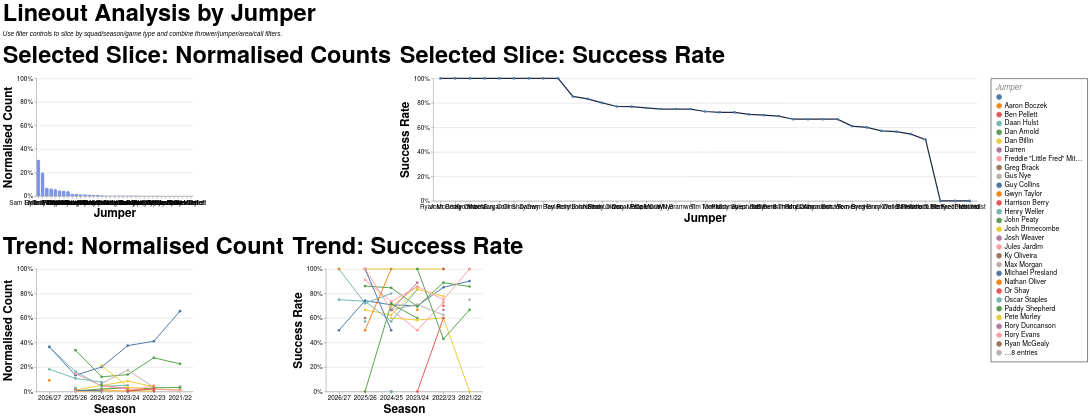

The specification (Vega-Lite) saved for this image:
### Vega-Lite specification from a JSON file in a GitHub repository (floating-point values rounded to 4 significant figures; data arrays with more than 128 entries replaced by an {"elided": "..."} marker saying what was removed)
{"config": {"axis": {"labelFont": "PT Sans Narrow, Helvetica Neue, Helvetica, Arial, sans-serif", "titleFont": "PT Sans Narrow, Helvetica Neue, Helvetica, Arial, sans-serif", "labelFontSize": 13, "titleFontSize": 24, "gridColor": "#202947", "gridOpacity": 0.2, "zindex": 1}, "text": {"font": "Lato, sans-serif"}, "bar": {"cornerRadiusEnd": 5}, "header": {"labelFont": "PT Sans Narrow, Helvetica Neue, Helvetica, Arial, sans-serif", "titleFont": "PT Sans Narrow, Helvetica Neue, Helvetica, Arial, sans-serif", "labelFontSize": 24, "titleFontSize": 28, "labelFontWeight": "bold", "orient": "left"}, "legend": {"labelFont": "PT Sans Narrow, Helvetica Neue, Helvetica, Arial, sans-serif", "titleFont": "PT Sans Narrow, Helvetica Neue, Helvetica, Arial, sans-serif", "labelFontSize": 14, "titleFontSize": 16, "titlePadding": 5, "fillColor": "white", "strokeColor": "black", "padding": 10, "titleFontWeight": "lighter", "titleFontStyle": "italic", "titleColor": "gray", "offset": 10}, "title": {"font": "PT Sans Narrow, Helvetica Neue, Helvetica, Arial, sans-serif", "fontSize": 48, "fontWeight": "bold", "anchor": "start", "align": "center", "titlePadding": 20, "subtitlePadding": 10, "subtitleFontSize": 13, "subtitleColor": "", "subtitleFontStyle": "italic", "offset": 15, "color": "black"}, "axisX": {"labelAngle": 0}, "facet": {"title": null, "header": null, "align": {"row": "each", "column": "each"}, "spacing": 10}, "resolve": {"scale": {"y": "independent", "facet": "independent"}}, "background": "transparent", "scale": {"offsetBandPaddingOuter": 0.2, "offsetBandPaddingInner": 0.1}, "view": {"stroke": null, "background": "transparent"}}, "vconcat": [{"hconcat": [{"mark": {"type": "bar", "color": "#7d96e8"}, "encoding": {"tooltip": [{"field": "jumper", "title": "Jumper", "type": "nominal"}, {"field": "attempts", "format": ",.0f", "title": "Lineouts", "type": "quantitative"}, {"field": "share", "format": ".1%", "title": "Normalised Count", "type": "quantitative"}], "x": {"field": "jumper", "sort": "-y", "title": "Jumper", "type": "nominal"}, "y": {"axis": {"format": "%"}, "field": "share", "scale": {"domain": [0, 1]}, "title": "Normalised Count", "type": "quantitative"}}, "height": 240, "title": "Selected Slice: Normalised Counts", "transform": [{"filter": "(loSquad == 'All' || datum.squad == loSquad) && (loGameType == 'All' || (loGameType == 'League + Cup' && (datum.game_type == 'League' || datum.game_type == 'Cup')) || (loGameType == 'League only' && datum.game_type == 'League') || datum.game_type == loGameType) && (loOpposition == 'All' || datum.opposition == loOpposition) && (loThrower == 'All' || datum.thrower == loThrower) && (loJumper == 'All' || datum.jumper == loJumper) && (loArea == 'All' || datum.area == loArea) && (loNumbers == 'All' || datum.numbers == loNumbers) && (loCall == 'All' || datum.call == loCall) && (loCallType == 'All' || datum.call_type == loCallType)"}, {"filter": "(loSeason == 'All' || datum.season == loSeason)"}, {"aggregate": [{"op": "count", "as": "attempts"}, {"op": "sum", "field": "won", "as": "won"}], "groupby": ["jumper"]}, {"joinaggregate": [{"op": "sum", "field": "attempts", "as": "total_attempts"}]}, {"calculate": "datum.attempts / datum.total_attempts", "as": "share"}, {"calculate": "datum.won / datum.attempts", "as": "success_rate"}], "width": 320}, {"mark": {"type": "line", "color": "#202946", "point": true, "strokeWidth": 2.5}, "encoding": {"tooltip": [{"field": "jumper", "title": "Jumper", "type": "nominal"}, {"field": "won", "format": ",.0f", "title": "Won", "type": "quantitative"}, {"field": "attempts", "format": ",.0f", "title": "Lineouts", "type": "quantitative"}, {"field": "success_rate", "format": ".1%", "title": "Success Rate", "type": "quantitative"}], "x": {"field": "jumper", "sort": "-y", "title": "Jumper", "type": "nominal"}, "y": {"axis": {"format": "%"}, "field": "success_rate", "scale": {"domain": [0, 1]}, "title": "Success Rate", "type": "quantitative"}}, "height": 250, "title": "Selected Slice: Success Rate", "transform": [{"filter": "(loSquad == 'All' || datum.squad == loSquad) && (loGameType == 'All' || (loGameType == 'League + Cup' && (datum.game_type == 'League' || datum.game_type == 'Cup')) || (loGameType == 'League only' && datum.game_type == 'League') || datum.game_type == loGameType) && (loOpposition == 'All' || datum.opposition == loOpposition) && (loThrower == 'All' || datum.thrower == loThrower) && (loJumper == 'All' || datum.jumper == loJumper) && (loArea == 'All' || datum.area == loArea) && (loNumbers == 'All' || datum.numbers == loNumbers) && (loCall == 'All' || datum.call == loCall) && (loCallType == 'All' || datum.call_type == loCallType)"}, {"filter": "(loSeason == 'All' || datum.season == loSeason)"}, {"aggregate": [{"op": "count", "as": "attempts"}, {"op": "sum", "field": "won", "as": "won"}], "groupby": ["jumper"]}, {"joinaggregate": [{"op": "sum", "field": "attempts", "as": "total_attempts"}]}, {"calculate": "datum.attempts / datum.total_attempts", "as": "share"}, {"calculate": "datum.won / datum.attempts", "as": "success_rate"}], "width": {"step": 30}}], "spacing": 16}, {"hconcat": [{"mark": {"type": "line", "point": true, "strokeWidth": 2}, "encoding": {"color": {"field": "jumper", "title": "Jumper", "type": "nominal"}, "tooltip": [{"field": "season", "title": "Season", "type": "nominal"}, {"field": "jumper", "title": "Jumper", "type": "nominal"}, {"field": "attempts", "format": ",.0f", "title": "Lineouts", "type": "quantitative"}, {"field": "norm_count", "format": ".1%", "title": "Normalised Count", "type": "quantitative"}], "x": {"field": "season", "sort": "-x", "title": "Season", "type": "nominal"}, "y": {"axis": {"format": "%"}, "field": "norm_count", "scale": {"domain": [0, 1]}, "title": "Normalised Count", "type": "quantitative"}}, "height": 250, "title": "Trend: Normalised Count", "transform": [{"filter": "(loSquad == 'All' || datum.squad == loSquad) && (loGameType == 'All' || (loGameType == 'League + Cup' && (datum.game_type == 'League' || datum.game_type == 'Cup')) || (loGameType == 'League only' && datum.game_type == 'League') || datum.game_type == loGameType) && (loOpposition == 'All' || datum.opposition == loOpposition) && (loThrower == 'All' || datum.thrower == loThrower) && (loJumper == 'All' || datum.jumper == loJumper) && (loArea == 'All' || datum.area == loArea) && (loNumbers == 'All' || datum.numbers == loNumbers) && (loCall == 'All' || datum.call == loCall) && (loCallType == 'All' || datum.call_type == loCallType)"}, {"aggregate": [{"op": "count", "as": "attempts"}, {"op": "sum", "field": "won", "as": "won"}], "groupby": ["season", "jumper"]}, {"joinaggregate": [{"op": "sum", "field": "attempts", "as": "season_attempts"}], "groupby": ["season"]}, {"calculate": "datum.attempts / datum.season_attempts", "as": "norm_count"}, {"calculate": "datum.won / datum.attempts", "as": "success_rate"}], "width": 320}, {"mark": {"type": "line", "point": true, "strokeWidth": 2}, "encoding": {"color": {"field": "jumper", "title": "Jumper", "type": "nominal"}, "tooltip": [{"field": "season", "title": "Season", "type": "nominal"}, {"field": "jumper", "title": "Jumper", "type": "nominal"}, {"field": "won", "format": ",.0f", "title": "Won", "type": "quantitative"}, {"field": "attempts", "format": ",.0f", "title": "Lineouts", "type": "quantitative"}, {"field": "success_rate", "format": ".1%", "title": "Success Rate", "type": "quantitative"}], "x": {"field": "season", "sort": "-x", "title": "Season", "type": "nominal"}, "y": {"axis": {"format": "%"}, "field": "success_rate", "scale": {"domain": [0, 1]}, "title": "Success Rate", "type": "quantitative"}}, "height": 250, "title": "Trend: Success Rate", "transform": [{"filter": "(loSquad == 'All' || datum.squad == loSquad) && (loGameType == 'All' || (loGameType == 'League + Cup' && (datum.game_type == 'League' || datum.game_type == 'Cup')) || (loGameType == 'League only' && datum.game_type == 'League') || datum.game_type == loGameType) && (loOpposition == 'All' || datum.opposition == loOpposition) && (loThrower == 'All' || datum.thrower == loThrower) && (loJumper == 'All' || datum.jumper == loJumper) && (loArea == 'All' || datum.area == loArea) && (loNumbers == 'All' || datum.numbers == loNumbers) && (loCall == 'All' || datum.call == loCall) && (loCallType == 'All' || datum.call_type == loCallType)"}, {"aggregate": [{"op": "count", "as": "attempts"}, {"op": "sum", "field": "won", "as": "won"}], "groupby": ["season", "jumper"]}, {"joinaggregate": [{"op": "sum", "field": "attempts", "as": "season_attempts"}], "groupby": ["season"]}, {"calculate": "datum.attempts / datum.season_attempts", "as": "norm_count"}, {"calculate": "datum.won / datum.attempts", "as": "success_rate"}], "width": 320}], "spacing": 16}], "data": {"name": "data-7e94a44382527f749b9a901a7b5a6fa0"}, "params": [{"name": "loSquad", "value": "All"}, {"name": "loSeason", "value": "All"}, {"name": "loGameType", "value": "All"}, {"name": "loOpposition", "value": "All"}, {"name": "loThrower", "value": "All"}, {"name": "loJumper", "value": "All"}, {"name": "loArea", "value": "All"}, {"name": "loNumbers", "value": "All"}, {"name": "loCall", "value": "All"}, {"name": "loCallType", "value": "All"}], "spacing": 22, "title": {"text": "Lineout Analysis by Jumper", "subtitle": "Use filter controls to slice by squad/season/game type and combine thrower/jumper/area/call filters."}, "$schema": "https://vega.github.io/schema/vega-lite/v5.20.1.json", "datasets": {"data-7e94a44382527f749b9a901a7b5a6fa0": {"elided": "1247 records"}}}
